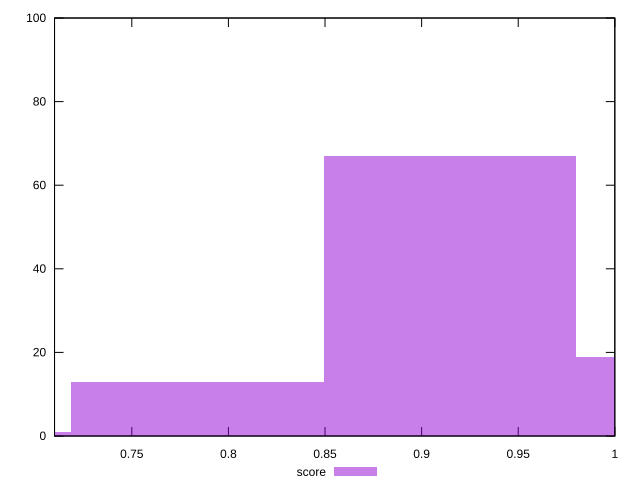

Recreate this plot in gnuplot.
reset

$score <<EOF
0.9147389453297678 67
0.784061953139801 13
1.0454159375197347 19
0.6533849609498342 1
EOF

set key outside below
set boxwidth 0.13067699218996684
set xrange [0.71:1]
set yrange [0:100]
set trange [0:100]
set style fill transparent solid 0.5 noborder
set terminal svg size 640, 490 enhanced background rgb 'white'
set output "reprap/uses-optimized-images/samples/pages+cached/score/histogram.svg"

plot $score title "score" with boxes

reset
